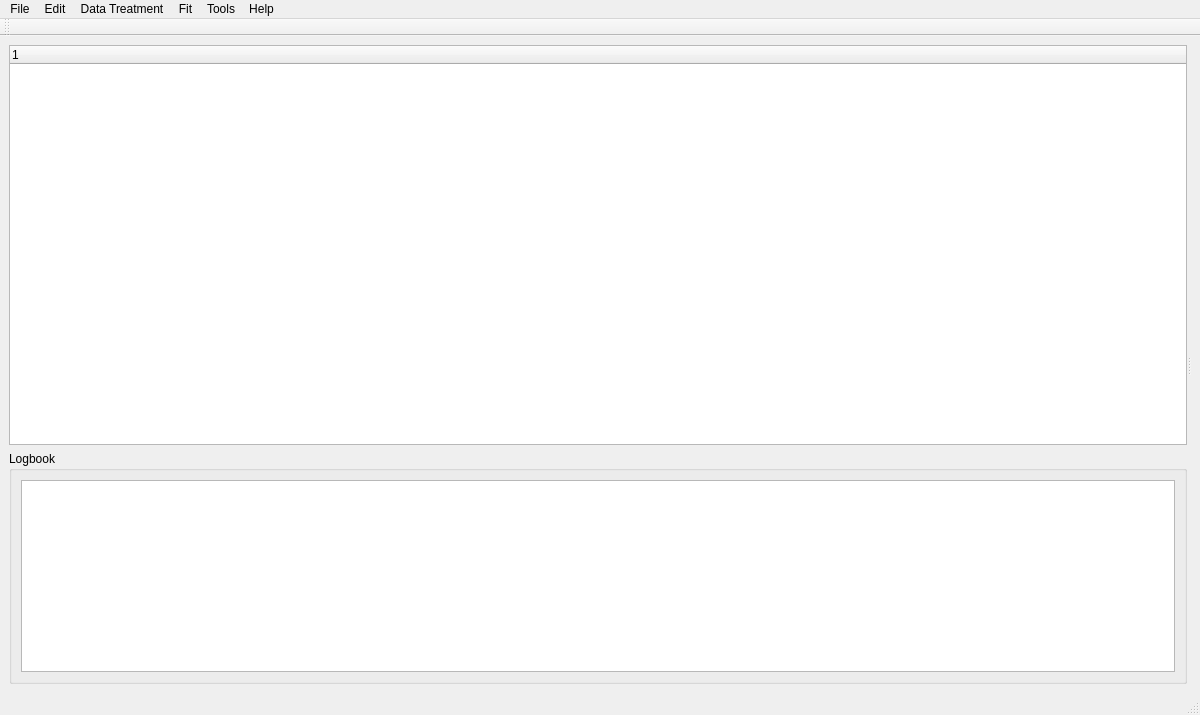
<?xml version="1.0" encoding="UTF-8"?>
<ui version="4.0">
 <class>mainGuisaxsWindows</class>
 <widget class="QMainWindow" name="mainGuisaxsWindows">
  <property name="geometry">
   <rect>
    <x>0</x>
    <y>0</y>
    <width>1200</width>
    <height>704</height>
   </rect>
  </property>
  <property name="windowTitle">
   <string>MainWindow</string>
  </property>
  <property name="statusTip">
   <string/>
  </property>
  <widget class="QWidget" name="centralwidget">
   <layout class="QVBoxLayout" name="verticalLayout_3">
    <item>
     <widget class="QSplitter" name="splitter">
      <property name="orientation">
       <enum>Qt::Horizontal</enum>
      </property>
      <widget class="QWidget" name="verticalLayoutWidget">
       <layout class="QVBoxLayout" name="verticalLayout_2">
        <item>
         <widget class="QTreeWidget" name="treeWidget">
          <property name="minimumSize">
           <size>
            <width>0</width>
            <height>400</height>
           </size>
          </property>
          <property name="alternatingRowColors">
           <bool>false</bool>
          </property>
          <property name="rootIsDecorated">
           <bool>true</bool>
          </property>
          <property name="itemsExpandable">
           <bool>true</bool>
          </property>
          <property name="animated">
           <bool>true</bool>
          </property>
          <property name="expandsOnDoubleClick">
           <bool>true</bool>
          </property>
          <column>
           <property name="text">
            <string notr="true">1</string>
           </property>
          </column>
         </widget>
        </item>
        <item>
         <widget class="QGroupBox" name="groupBox_2">
          <property name="sizePolicy">
           <sizepolicy hsizetype="Expanding" vsizetype="Fixed">
            <horstretch>0</horstretch>
            <verstretch>0</verstretch>
           </sizepolicy>
          </property>
          <property name="maximumSize">
           <size>
            <width>16777215</width>
            <height>400</height>
           </size>
          </property>
          <property name="title">
           <string>Logbook</string>
          </property>
          <layout class="QVBoxLayout" name="verticalLayout_4">
           <item>
            <widget class="QTextBrowser" name="multitxt">
             <property name="sizePolicy">
              <sizepolicy hsizetype="Expanding" vsizetype="Expanding">
               <horstretch>0</horstretch>
               <verstretch>0</verstretch>
              </sizepolicy>
             </property>
             <property name="font">
              <font>
               <pointsize>11</pointsize>
              </font>
             </property>
            </widget>
           </item>
          </layout>
         </widget>
        </item>
       </layout>
      </widget>
      <widget class="QWidget" name="verticalLayoutWidget_2">
       <layout class="QVBoxLayout" name="verticalLayout">
        <item>
         <widget class="MatplotlibWidget" name="mplwidget" native="true"/>
        </item>
       </layout>
      </widget>
     </widget>
    </item>
   </layout>
  </widget>
  <widget class="QMenuBar" name="menubar">
   <property name="geometry">
    <rect>
     <x>0</x>
     <y>0</y>
     <width>1200</width>
     <height>21</height>
    </rect>
   </property>
   <widget class="QMenu" name="menuFile">
    <property name="title">
     <string>File</string>
    </property>
    <widget class="QMenu" name="menuRecents">
     <property name="title">
      <string>Recents</string>
     </property>
    </widget>
    <widget class="QMenu" name="menuExport">
     <property name="title">
      <string>Export As</string>
     </property>
     <property name="icon">
      <iconset>
       <normaloff>../images/synchronize.png</normaloff>../images/synchronize.png</iconset>
     </property>
     <addaction name="actionExport"/>
     <addaction name="actionExport_as_nm_1"/>
     <addaction name="actionseparated_text_file"/>
    </widget>
    <addaction name="actionOpen"/>
    <addaction name="actionOpen_Dataset"/>
    <addaction name="actionAppend_Dataset"/>
    <addaction name="separator"/>
    <addaction name="menuRecents"/>
    <addaction name="separator"/>
    <addaction name="actionSave"/>
    <addaction name="actionSave_As"/>
    <addaction name="menuExport"/>
    <addaction name="separator"/>
    <addaction name="actionGenerate_treatment_file"/>
    <addaction name="separator"/>
    <addaction name="actionReset_datas"/>
    <addaction name="separator"/>
    <addaction name="actionExit"/>
   </widget>
   <widget class="QMenu" name="menuEdit">
    <property name="title">
     <string>Edit</string>
    </property>
    <addaction name="actionSelect_All"/>
    <addaction name="actionUnselect_All"/>
    <addaction name="separator"/>
    <addaction name="actionSelect_Only_Parents"/>
    <addaction name="actionSelect_Only_Childs"/>
    <addaction name="separator"/>
    <addaction name="actionRefresh_from_file"/>
    <addaction name="actionRename"/>
    <addaction name="actionRemove"/>
    <addaction name="actionRemove_selected"/>
    <addaction name="actionRemove_UNselected"/>
    <addaction name="actionDuplicate"/>
    <addaction name="actionDuplicate_without_links"/>
    <addaction name="actionRemove_dependencies"/>
    <addaction name="separator"/>
    <addaction name="actionClip_Q_range"/>
    <addaction name="actionScale_Q_range"/>
    <addaction name="actionConcatenate"/>
    <addaction name="separator"/>
    <addaction name="actionCalculator"/>
    <addaction name="actionAddReferenceValue"/>
    <addaction name="separator"/>
    <addaction name="actionChange_color"/>
    <addaction name="separator"/>
    <addaction name="actionSet_as_reference"/>
    <addaction name="actionSet_as_Background"/>
    <addaction name="separator"/>
    <addaction name="actionInfo"/>
   </widget>
   <widget class="QMenu" name="menuData_Treatment">
    <property name="title">
     <string>Data Treatment</string>
    </property>
   </widget>
   <widget class="QMenu" name="menuFit">
    <property name="title">
     <string>Fit</string>
    </property>
   </widget>
   <widget class="QMenu" name="menuTools">
    <property name="title">
     <string>Tools</string>
    </property>
    <addaction name="actionX_ray_absorption"/>
    <addaction name="actionFind_peaks"/>
    <addaction name="actionSmooth"/>
    <addaction name="actionDerivate"/>
    <addaction name="actionInterpolate"/>
    <addaction name="actionGenerate_Noise"/>
    <addaction name="actionStatistics"/>
   </widget>
   <widget class="QMenu" name="menuHelp">
    <property name="title">
     <string>Help</string>
    </property>
    <widget class="QMenu" name="menuDocuments">
     <property name="title">
      <string>Documents</string>
     </property>
     <property name="icon">
      <iconset>
       <normalon>../images/environ.png</normalon>
      </iconset>
     </property>
    </widget>
    <addaction name="menuDocuments"/>
    <addaction name="separator"/>
    <addaction name="actionGenerate_desktop_shortcut"/>
    <addaction name="actionInstall_pyFAI"/>
    <addaction name="actionInstall_Xraylib"/>
    <addaction name="separator"/>
    <addaction name="actionChanges"/>
    <addaction name="actionLicence"/>
    <addaction name="actionAbout"/>
    <addaction name="separator"/>
   </widget>
   <addaction name="menuFile"/>
   <addaction name="menuEdit"/>
   <addaction name="menuData_Treatment"/>
   <addaction name="menuFit"/>
   <addaction name="menuTools"/>
   <addaction name="menuHelp"/>
  </widget>
  <widget class="QStatusBar" name="statusbar"/>
  <widget class="QToolBar" name="toolBar">
   <property name="windowTitle">
    <string>toolBar</string>
   </property>
   <attribute name="toolBarArea">
    <enum>TopToolBarArea</enum>
   </attribute>
   <attribute name="toolBarBreak">
    <bool>false</bool>
   </attribute>
  </widget>
  <action name="actionOpen">
   <property name="icon">
    <iconset>
     <normalon>../images/fileopen.png</normalon>
    </iconset>
   </property>
   <property name="text">
    <string>Open</string>
   </property>
  </action>
  <action name="actionOpen_Dataset">
   <property name="icon">
    <iconset>
     <normalon>../images/chart_params.png</normalon>
    </iconset>
   </property>
   <property name="text">
    <string>Open Dataset</string>
   </property>
  </action>
  <action name="actionExit">
   <property name="icon">
    <iconset>
     <normalon>../images/fileclose.png</normalon>
    </iconset>
   </property>
   <property name="text">
    <string>Exit</string>
   </property>
  </action>
  <action name="actionSave">
   <property name="icon">
    <iconset>
     <normalon>../images/filesave.png</normalon>
    </iconset>
   </property>
   <property name="text">
    <string>Save</string>
   </property>
  </action>
  <action name="actionSave_As">
   <property name="icon">
    <iconset>
     <normalon>../images/filesaveas.png</normalon>
    </iconset>
   </property>
   <property name="text">
    <string>Save As</string>
   </property>
  </action>
  <action name="actionReset_datas">
   <property name="text">
    <string>Reset datas</string>
   </property>
  </action>
  <action name="actionSelect_All">
   <property name="text">
    <string>Select All</string>
   </property>
  </action>
  <action name="actionUnselect_All">
   <property name="text">
    <string>Unselect All</string>
   </property>
  </action>
  <action name="actionRefresh_from_file">
   <property name="text">
    <string>Refresh from file</string>
   </property>
  </action>
  <action name="actionRename">
   <property name="text">
    <string>Rename</string>
   </property>
  </action>
  <action name="actionRemove">
   <property name="text">
    <string>Remove</string>
   </property>
  </action>
  <action name="actionDuplicate">
   <property name="text">
    <string>Duplicate</string>
   </property>
  </action>
  <action name="actionDuplicate_without_links">
   <property name="text">
    <string>Duplicate without links</string>
   </property>
  </action>
  <action name="actionClip_Q_range">
   <property name="text">
    <string>Clip Q range</string>
   </property>
  </action>
  <action name="actionScale_Q_range">
   <property name="text">
    <string>Scale Q range</string>
   </property>
  </action>
  <action name="actionConcatenate">
   <property name="text">
    <string>Concatenate</string>
   </property>
  </action>
  <action name="actionDerivate">
   <property name="text">
    <string>Derivate</string>
   </property>
  </action>
  <action name="actionSmooth">
   <property name="text">
    <string>Smooth</string>
   </property>
  </action>
  <action name="actionFind_Peaks">
   <property name="text">
    <string>Find Peaks</string>
   </property>
  </action>
  <action name="actionInterpolate">
   <property name="text">
    <string>Interpolate</string>
   </property>
  </action>
  <action name="actionCalculator">
   <property name="text">
    <string>Calculator</string>
   </property>
  </action>
  <action name="actionStatistics">
   <property name="text">
    <string>Statistics</string>
   </property>
  </action>
  <action name="actionGenerate_Noise">
   <property name="text">
    <string>Generate Noise</string>
   </property>
  </action>
  <action name="actionTransmission_and_Background_correction">
   <property name="text">
    <string>Transmission and Background correction</string>
   </property>
  </action>
  <action name="actionCalculate_Resolution_function">
   <property name="text">
    <string>Calculate Resolution function</string>
   </property>
  </action>
  <action name="actionDesmearing">
   <property name="text">
    <string>Desmearing</string>
   </property>
  </action>
  <action name="actionAbsolute_scaling">
   <property name="text">
    <string>Absolute scaling</string>
   </property>
  </action>
  <action name="actionRadial_averaging">
   <property name="text">
    <string>Radial averaging</string>
   </property>
  </action>
  <action name="actionInvariant">
   <property name="text">
    <string>Invariant</string>
   </property>
  </action>
  <action name="actionX_ray_absorption">
   <property name="text">
    <string>X-ray absorption</string>
   </property>
  </action>
  <action name="actionX_ray_absorption_Xraylib">
   <property name="text">
    <string>X-ray absorption Xraylib</string>
   </property>
  </action>
  <action name="actionFind_peaks">
   <property name="text">
    <string>Find peaks</string>
   </property>
  </action>
  <action name="actionChanges">
   <property name="icon">
    <iconset>
     <normalon>../images/edit24.png</normalon>
    </iconset>
   </property>
   <property name="text">
    <string>Changes</string>
   </property>
  </action>
  <action name="actionLicence">
   <property name="icon">
    <iconset>
     <normaloff>../images/editcopy.png</normaloff>../images/editcopy.png</iconset>
   </property>
   <property name="text">
    <string>License</string>
   </property>
  </action>
  <action name="actionAbout">
   <property name="icon">
    <iconset>
     <normaloff>../images/breakpoint_cond_small.png</normaloff>../images/breakpoint_cond_small.png</iconset>
   </property>
   <property name="text">
    <string>About</string>
   </property>
  </action>
  <action name="actionAppend_Dataset">
   <property name="icon">
    <iconset>
     <normalon>../images/fileimport.png</normalon>
    </iconset>
   </property>
   <property name="text">
    <string>Append a Dataset</string>
   </property>
  </action>
  <action name="actionExport">
   <property name="icon">
    <iconset>
     <normaloff>../images/environ.png</normaloff>../images/environ.png</iconset>
   </property>
   <property name="text">
    <string>big text file</string>
   </property>
  </action>
  <action name="actionAddReferenceValue">
   <property name="text">
    <string>Add a reference value</string>
   </property>
  </action>
  <action name="actionRemove_dependencies">
   <property name="text">
    <string>Remove dependencies</string>
   </property>
  </action>
  <action name="actionTest">
   <property name="text">
    <string>test</string>
   </property>
  </action>
  <action name="actionModels_2">
   <property name="text">
    <string>Models</string>
   </property>
  </action>
  <action name="actionQsdqsd">
   <property name="text">
    <string>qsdqsd</string>
   </property>
  </action>
  <action name="actionBlablqsd">
   <property name="text">
    <string>blablqsd</string>
   </property>
  </action>
  <action name="actionDoc">
   <property name="text">
    <string>doc</string>
   </property>
  </action>
  <action name="actionChange_color">
   <property name="text">
    <string>Change color</string>
   </property>
  </action>
  <action name="actionSet_as_reference">
   <property name="text">
    <string>Set as reference or solvent</string>
   </property>
  </action>
  <action name="actionSet_as_Background">
   <property name="text">
    <string>Set as Dark/Background</string>
   </property>
  </action>
  <action name="actionRemove_selected">
   <property name="text">
    <string>Remove selected</string>
   </property>
  </action>
  <action name="actionSelect_Only_Parents">
   <property name="text">
    <string>Select Only Parents</string>
   </property>
  </action>
  <action name="actionSelect_Only_Childs">
   <property name="text">
    <string>Select Only Childs</string>
   </property>
  </action>
  <action name="actionGenerate_treatment_file">
   <property name="enabled">
    <bool>false</bool>
   </property>
   <property name="text">
    <string>Generate treatment file</string>
   </property>
  </action>
  <action name="actionInfo">
   <property name="text">
    <string>Info</string>
   </property>
  </action>
  <action name="actionRemove_UNselected">
   <property name="text">
    <string>Remove UNselected</string>
   </property>
  </action>
  <action name="actionExport_as_nm_1">
   <property name="icon">
    <iconset>
     <normaloff>../images/advanced.png</normaloff>../images/advanced.png</iconset>
   </property>
   <property name="text">
    <string>dat file nm-1</string>
   </property>
  </action>
  <action name="actionseparated_text_file">
   <property name="icon">
    <iconset>
     <normaloff>../images/blue-documents-stack.png</normaloff>../images/blue-documents-stack.png</iconset>
   </property>
   <property name="text">
    <string>separated text files</string>
   </property>
  </action>
  <action name="actionGenerate_desktop_shortcut">
   <property name="icon">
    <iconset>
     <normaloff>../images/configure.png</normaloff>../images/configure.png</iconset>
   </property>
   <property name="text">
    <string>Generate desktop shortcut</string>
   </property>
  </action>
  <action name="actionInstall_pyFAI">
   <property name="text">
    <string>Install pyFAI</string>
   </property>
  </action>
  <action name="actionInstall_Xraylib">
   <property name="text">
    <string>Install Xraylib</string>
   </property>
  </action>
 </widget>
 <customwidgets>
  <customwidget>
   <class>MatplotlibWidget</class>
   <extends>QWidget</extends>
   <header>matplotlibwidget</header>
  </customwidget>
 </customwidgets>
 <resources/>
 <connections/>
</ui>
